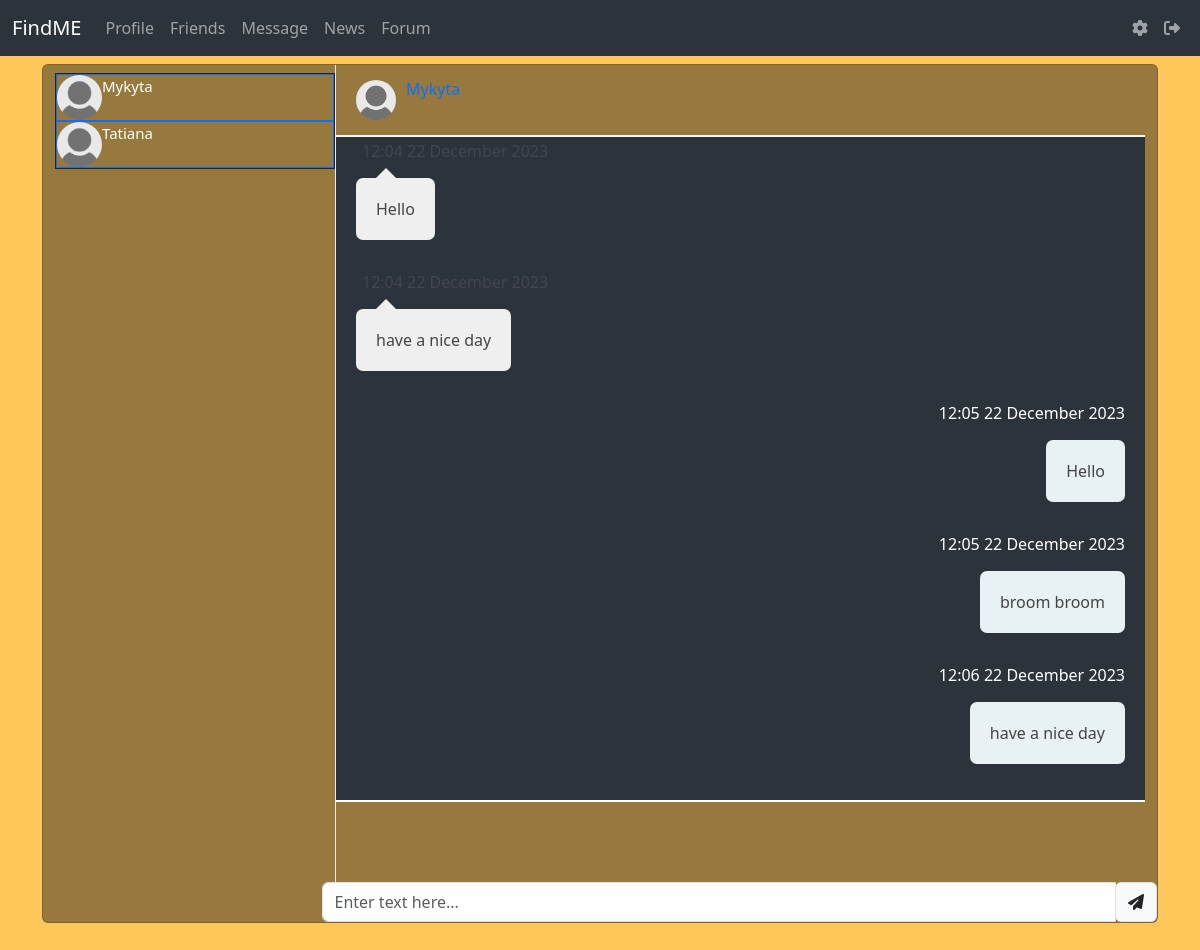
Page /message/3 (signed in) on the earlier database version.
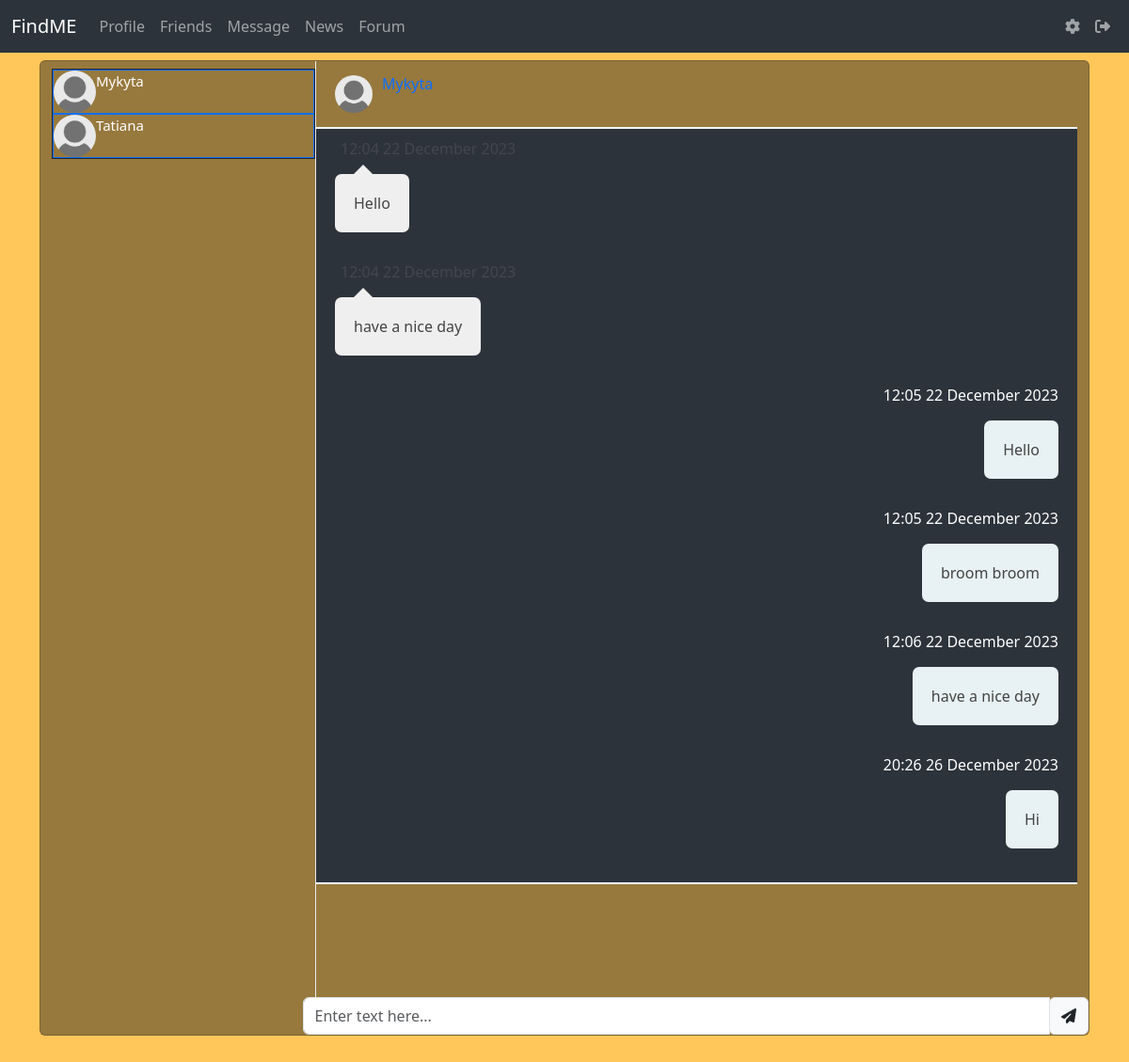
Same page on the later database version.
### data/users.py (models this page shows, shortened)
class User(SqlAlchemyBase, UserMixin):
    __tablename__ = 'users'
    id = sqlalchemy.Column(sqlalchemy.Integer, primary_key=True, autoincrement=True)
    name = sqlalchemy.Column(sqlalchemy.String, unique=True, nullable=True)
    about = sqlalchemy.Column(sqlalchemy.String, nullable=True, default='write about yourself')
    second_email = sqlalchemy.Column(sqlalchemy.String, nullable=True)
    github = sqlalchemy.Column(sqlalchemy.String, nullable=True)
    image = sqlalchemy.Column(sqlalchemy.String, default="default.jpg")
    email = sqlalchemy.Column(sqlalchemy.String, index=True, unique=True, nullable=True)
    followings = sqlalchemy.Column(sqlalchemy.String, nullable=True, default='')
    followers = sqlalchemy.Column(sqlalchemy.String, nullable=True, default='')
    post_count = sqlalchemy.Column(sqlalchemy.Integer, nullable=True, default=0)
    admin_check = sqlalchemy.Column(sqlalchemy.Integer, default=0)
    hashed_password = sqlalchemy.Column(sqlalchemy.String, nullable=True)
    created_date = sqlalchemy.Column(sqlalchemy.DateTime, default=datetime.datetime.now)

### data/messages.py (models this page shows)
class Message(SqlAlchemyBase):
    __tablename__ = 'messages'
    id = sqlalchemy.Column(sqlalchemy.Integer,
                           primary_key=True, autoincrement=True)
    content = sqlalchemy.Column(sqlalchemy.String)
    created_date = sqlalchemy.Column(sqlalchemy.DateTime,
                                     default=datetime.datetime.now)
    chat_id = sqlalchemy.Column(sqlalchemy.Integer,
                                sqlalchemy.ForeignKey("chats.id"))
    user_id = sqlalchemy.Column(sqlalchemy.Integer,
                                sqlalchemy.ForeignKey("users.id"))
    chat = relationship('Chats')
    user = relationship('User')

### main.py (the view, shortened to what this page needs)
@app.route('/message/<user_id>', methods=['GET', 'POST'])
@login_required
def message_id(user_id):
    db_sess = db_session.create_session()
    user = db_sess.query(User).filter(User.id == user_id).first()
    if request.method == 'POST':
        message = request.form['message_user_input']
        if message:
            db_sess = db_session.create_session()
            user = db_sess.query(User).filter(User.id == user_id).first()
            chat = db_sess.query(Chats).filter((
                                                       Chats.users == f'{user_id}, {current_user.id}') | (
                                                       Chats.users == f'{current_user.id}, {user_id}')).first()
            id = chat.id
            message_user = Message(
                content=message, chat_id=id, user_id=current_user.id
            )
            db_sess.add(message_user)
            db_sess.commit()
        return redirect(f"/message/{user_id}")
    else:
        db_sess = db_session.create_session()
        chat = db_sess.query(Chats).filter((
                                                   Chats.users == f'{user_id}, {current_user.id}') | (
                                                   Chats.users == f'{current_user.id}, {user_id}')).first()
        if chat:
            id = chat.id
        messages = db_sess.query(Message).filter(Message.chat_id == id).all()
    friends = db_sess.query(User).filter(current_user.id != User.id).all()
    return render_template('message.html', messages=messages, friends=friends, user=user)

### data/db_session.py (called while the page is built)
def create_session() -> Session:
    global __factory
    return __factory()

### main.py (called while the page is built)
@login_manager.user_loader
def load_user(user_id):
    db_sess = db_session.create_session()
    return db_sess.query(User).get(user_id)

### templates/message.html (shortened to what the changed rows need)
{% extends "base.html" %}
{% block content %}
<div class="container">
<div class="row">
        <div class="card chat-app" style="height: 85vh; background-color: #2227;">
                <div id="plist" class="people-list">
                    <ul class="list-unstyled chat-list mt-2 mb-0" style="border: 1px solid;">
                        {% for friend in friends%}
                        {% set ids = current_user.followings.split(', ') %}
                        {% set list1 = friend.followers.split(', ') %}
                        {% set user_id_ = current_user.id | string() %}
                            {% if friend.id | string() in ids%}
                                <a href="/message/{{ friend.id }}" style="text-decoration: none;">
                                    <li class="clearfix" style="border: 1px solid;">
                                        <img src="../static/avatars/{{user.image}}" alt="avatar">
                                            <div class="about">
                                                <div class="name" style="color: white;" >{{friend.name}}</div>
                                            </div>
                                    </li>
                                </a>
                            {% endif %}
                        {% endfor %}
                    </ul>
                </div>
                <div class="chat" style="max-height: 100%; ">
                    <div class="chat-header clearfix">
                        <div class="row">
                            <div class="col-lg-6">
                                <a href="javascript:void(0);" data-toggle="modal" data-target="#view_info" >
                                    <a href="/profile/{{user.name}}"><img src="../static/avatars/{{user.image}}" alt="avatar"></a>
                                </a>
                                <div class="chat-about">
                                    <h6 class="m-b-0" style="color: white;"><a href="/profile/{{user.name}}" style="text-decoration: none;">{{user.name}}</a></h6>
                                </div>
                            </div>
                        </div>
                    </div>
                    <div class="chat-history"   id="chat_for_js"  style="overflow: auto; height: 65.8vh; background-color: #2d333b;">
                        <ul class="m-b-0">
                             {% for item in messages%}
                                {% if item.user_id == current_user.id %}
                                    <li class="clearfix">
                                        <div class="message-data text-right" style="display: flex; justify-content: flex-end;">
                                            <span class="message-data-time" style="color: white;">{{item.created_date.strftime('%H:%M')}} {{item.created_date.strftime('%d %B %Y')}}</span>
                                        </div>
                                        <div class="message other-message float-right">{{item.content}}</div>
                                    </li>
                                {% else %}
                                    <li class="clearfix">
                                        <div class="message-data text-left" style="display: flex; justify-content: flex-start;">
                                            <span class="message-data-time">{{item.created_date.strftime('%H:%M')}} {{item.created_date.strftime('%d %B %Y')}}</span>
                                        </div>
                                        <div class="message my-message">{{item.content}}</div>
                                    </li>
                                {% endif %}
                             {% endfor %}
                        </ul>
                    </div>
                </div>
            </div>
        </div>
</div>
{% endblock %}

Differences in the rows shown:
added Message: created_date "20:26", created_date "26 December 2023", content "Hi"
